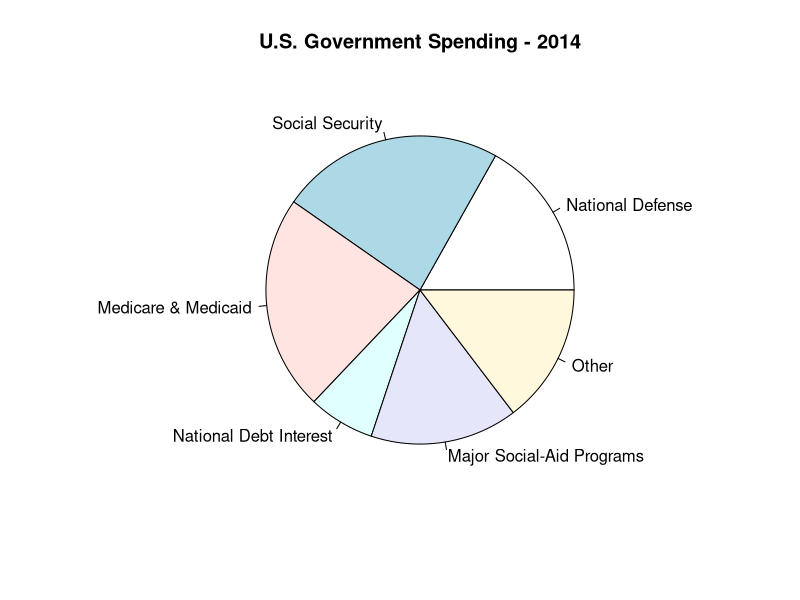
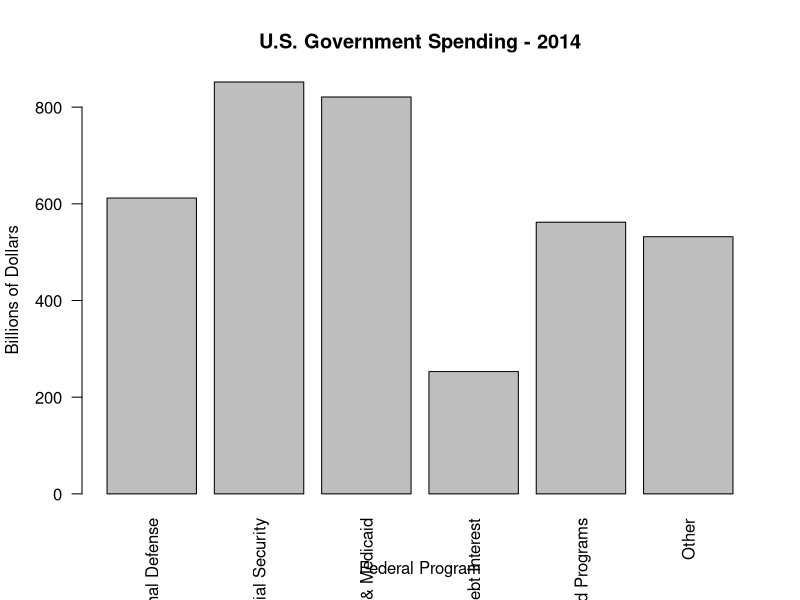
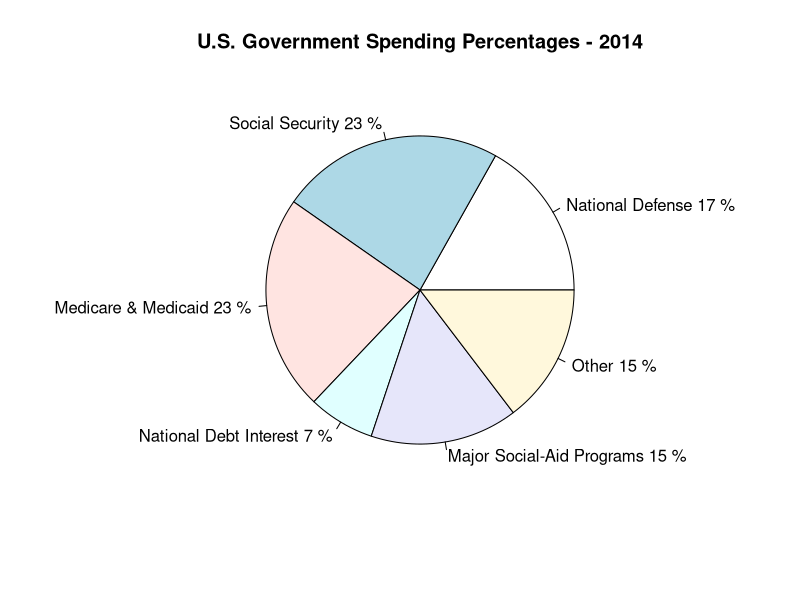
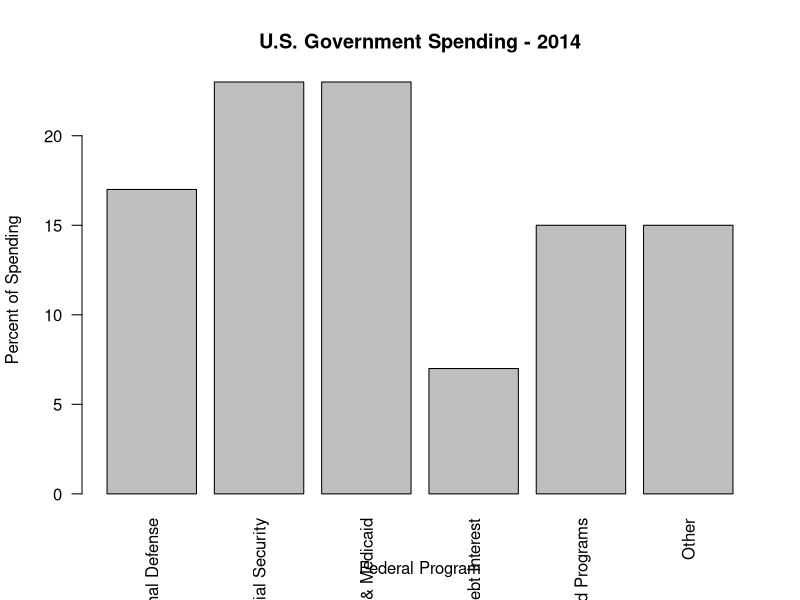
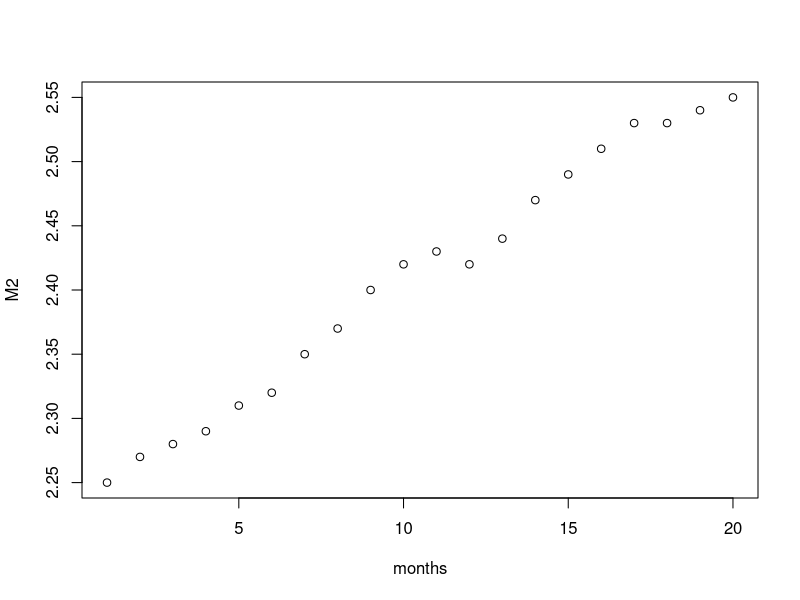

Source code (R) for these figures, in order:
question3_1 <- function() {
    slices <- c(612,852,821,253,562,532)
    lbls <- c("National Defense","Social Security","Medicare & Medicaid","National Debt Interest","Major Social-Aid Programs","Other")

    pie(slices,labels=lbls,main="U.S. Government Spending - 2014")
    barplot(slices,names.arg=lbls,las=2,ylab="Billions of Dollars",xlab="Federal Program",main="U.S. Government Spending - 2014")

    pct <- round(slices/sum(slices)*100)
    lbls2 <- paste(lbls,pct,"%")
    pie(slices,labels=lbls2,main="U.S. Government Spending Percentages - 2014")
    barplot(pct,names.arg=lbls,las=2,ylab="Percent of Spending",xlab="Federal Program",main="U.S. Government Spending - 2014")
}   

question3_15 <- function() {

    getmode <- function(v) {
    uniqv <- unique(v)
    uniqv[which.max(tabulate(match(v, uniqv)))]
    }

    data <- c(35,81,96,45,109,126,71,15,8,79,56,73,58,17,82,29,58,68,24,5,24)
    mean <- mean(data)
    median <- median(data)
    mode <- getmode(data)
    stdv <- sd(data)

    tabdata <- c(mean,median,mode,stdv)
    tab <- matrix(tabdata,ncol=4,byrow=TRUE)
    colnames(tab) <- c("Mean","Median","Mode","Standard Deviation")
    rownames(tab) <- c("Value")
    finaltab <- as.table(tab)

    print(finaltab)
}

question3_29 <- function() {
    treatment_time <- c(21,20,31,24,15,21,24,18,33,8,26,17,27,29,24,14,29,41,15,11,13,28,22,16,12,
                        15,11,16,18,17,29,16,24,21,19,7,16,12,45,24,21,12,10,13,20,35,32,22,12,10)
    result <- quantile(treatment_time,prob=c(.25,.9),type=1)
    
    print(result)
    print("Yes, the statement is true. 90% of the patient are treated in 31 minutes")
}

question3_35 <- function() {

    drydata <- c(1.4,1.6,2.3)
    candata <- c(.5,.6,.8)

    dry <- matrix(drydata,ncol=3,byrow=TRUE)
    can <- matrix(candata,ncol=3,byrow=TRUE)


    cols <- c("Lower Quartile","Median","Upper Quartile")

    colnames(dry) <- cols
    colnames(can) <- cols
    rownames(dry) <- c("Value")
    rownames(can) <- c("Value")

    dryfood <- as.table(dry)
    cannedfood <- as.table(can)

    print(dryfood)
    print(cannedfood)
    print("The canned dog food has a much wider distribution whereas the dry food is very tight and close one another")

}

question3_41 <- function() {

    M2 <- c(2.25,2.27,2.28,2.29,2.31,2.32,2.35,2.37,2.40,2.42,2.43,2.42,2.44,2.47,2.49,2.51,2.53,2.53,2.54,2.55)
    M3 <- c(2.81,2.84,2.86,2.88,2.90,2.92,2.96,2.99,3.02,3.04,3.05,3.05,3.08,3.1,3.1,3.13,3.17,3.18,3.19,3.2)
    months <- c(1:20)
    months2 <- c(1:20)
    print("A scatter plot would show a relation between the two sets of data")
    plot(months,M2)
    points(months2,M3,col='green',pch=12)
    print("There is a fairly direct linear relation between the two datasets, when one increases the other also increases by a similar amount")
}


question3_1()
question3_15()
question3_29()
question3_35()
question3_41()